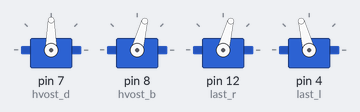
This sketch was run on a simulated Arduino Uno, built with avr-gcc and run on an emulated ATmega328P. Parts: 4 × servo.

Above: at 0.05 s.
At 0.95 s:
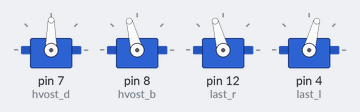
At 1.4 s:
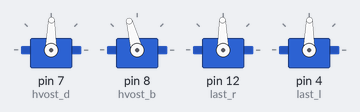
At 1.85 s:
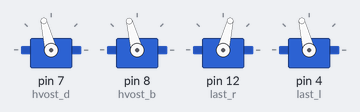
At 2.75 s:
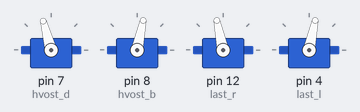
At 3.7 s:
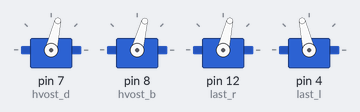
Timing chart, 0 to 8.6 s (numbered marks = the images above):
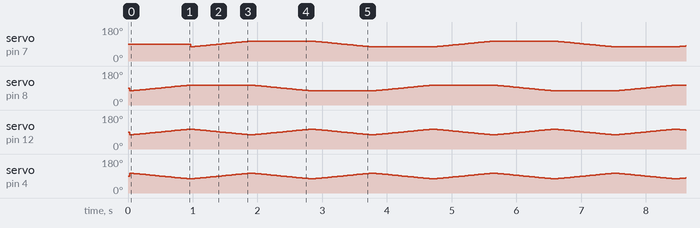

The sketch:

project_index_v.2.5.ino
```cpp
#include <Servo.h> // библиотека для серво

//--создаем объекты--//
Servo hvost_d; // первый сервопривод
Servo hvost_b; // второй сервопривод
Servo last_r; // серво для правого ласта
Servo last_l; // серво для левого ласта
//-------------------//

int i; // переменная для вращения хвоста
int a; // переменная для вращения ласт


void setup() {
//--подключение серво к пинам--//
  hvost_d.attach(7);
  hvost_b.attach(8);
  last_r.attach(12);
  last_l.attach(4);
//-----------------------------//
  /* питание от внешнего блока питания */

  hvost_d.write(90);
  hvost_b.write(90);
  last_r.write(90);
  last_l.write(90);
  a = 90;

}

void loop() {

  for (i = -15; i <= 15; i++) {
    delay(30);
    hvost_b.write(90 + i);
    last_r.write(a + i);
    last_l.write(a - i);
  }

   for (i = 15; i >= -15; i--) {
    delay(30);
    hvost_d.write(90 - i);
    last_r.write(a + i);
    last_l.write(a - i);
  }

   for (i = -15; i <= 15; i++) {
    delay(30);
    hvost_b.write(90 - i);
    last_r.write(a + i);
    last_l.write(a - i);
  }

  for (i = 15; i >= -15; i--) {
    delay(30);
    hvost_d.write(90 + i);
    last_r.write(a + i);
    last_l.write(a - i);
  }
/*
  for (i = 0; i <= 15; i++) {
    last_r.write(90 + i);
    last_l.write(90 - i);
    delay(20);
  }

  for (i = 0; i <= 15; i++) {
    last_r.write(105 - i);
    last_l.write(75 + i);
    delay(20);
  }
  */
}
```
